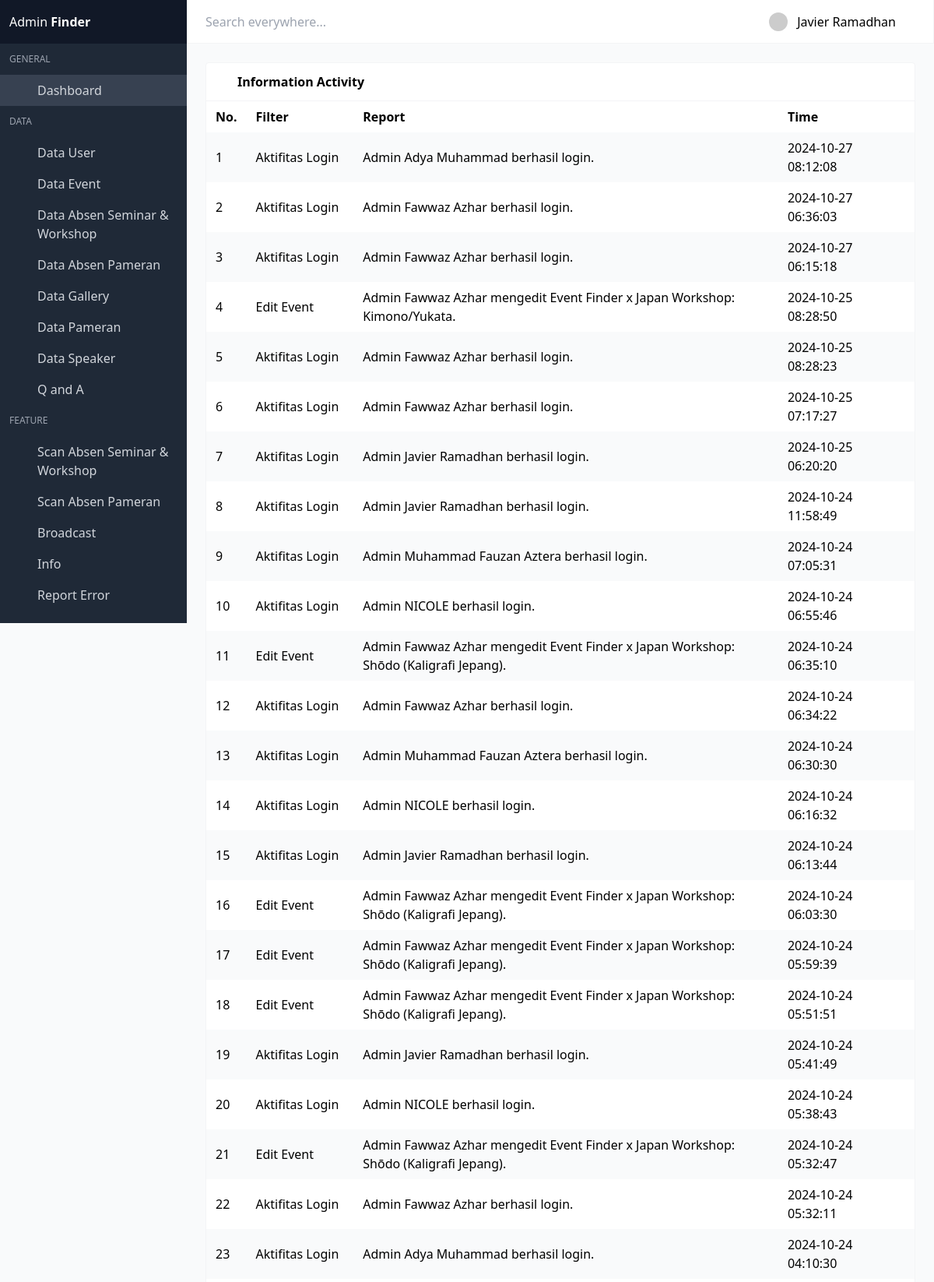
The app's page /admin-one/dist/information.php (signed in, upper part) with its own data.
### tables this page shows
CREATE TABLE `informasi` (
  `id` int(11) NOT NULL,
  `admin_id` int(11) NOT NULL,
  `report` text NOT NULL,
  `filter` varchar(50) NOT NULL,
  `created_at` timestamp NOT NULL DEFAULT current_timestamp()
);

### admin-one/dist/information.php (the view, shortened to what this page needs)
<!DOCTYPE html>
<html lang="en" class="">
<head>
    <link rel="stylesheet" href="css/main.css?v=1628755089081">
</head>
<body>
    <div id="app">
        <?php include 'navbar.php'; ?>
        <section class="section main-section">
            <?php
            include_once 'koneksi.php';
            $rows_per_page = 50;
            $current_page = isset($_GET['page']) ? $_GET['page'] : 1;
            $offset = ($current_page - 1) * $rows_per_page;
            $query_paginated = "SELECT * FROM informasi ORDER BY created_at DESC LIMIT $offset, $rows_per_page";
            $result_paginated = $koneksi->query($query_paginated);
            if (mysqli_num_rows($result_paginated) > 0) {
                ?>
                <div class="card has-table">
                    <header class="card-header">
                        <p class="card-header-title">
                            <span class="icon"><i class="mdi mdi-account-multiple"></i></span>
                            Information Activity
                        </p>
                        <a href="#" class="card-header-icon">
                            <span class="icon"><i class="mdi mdi-reload"></i></span>
                        </a>
                    </header>
                    <div class="card-content">
                        <table>
                            <thead>
                                <tr>
                                    <th>No.</th>
                                    <th>Filter</th>
                                    <th>Report</th>
                                    <th>Time</th>
                                </tr>
                            </thead>
                            <tbody>
                                <?php
                                $nomor = $offset + 1;
                                while ($row = mysqli_fetch_assoc($result_paginated)) {
                                    ?>
                                    <tr>
                                        <td data-label="Nomor"><?php echo $nomor; ?></td>
                                        <td data-label="Filter"><?php echo $row['filter']; ?></td>
                                        <td data-label="Report"><?php echo $row['report']; ?></td>
                                        <td data-label="Time"><?php echo $row['created_at']; ?></td>
                                        <td></td>
                                    </tr>
                                    <?php
                                    $nomor++;
                                }
                                ?>
                            </tbody>
                        </table>
                    </div>
                </div>
                <?php
            }
            ?>
        </section>
    </div>
    <link rel="stylesheet" href="https://cdn.materialdesignicons.com/4.9.95/css/materialdesignicons.min.css">
</body>
</html>

### records on screen
informasi: filter "Aktifitas Login", report "Admin Adya Muhammad berhasil login.", created_at "2024-10-27 08:12:08"
informasi: filter "Aktifitas Login", report "Admin Fawwaz Azhar berhasil login.", created_at "2024-10-27 06:36:03"
informasi: filter "Aktifitas Login", report "Admin Fawwaz Azhar berhasil login.", created_at "2024-10-27 06:15:18"
informasi: filter "Edit Event", report "Admin Fawwaz Azhar mengedit Event Finder x Japan Workshop: Kimono/Yukata.", created_at "2024-10-25 08:28:50"
informasi: filter "Aktifitas Login", report "Admin Fawwaz Azhar berhasil login.", created_at "2024-10-25 08:28:23"
informasi: filter "Aktifitas Login", report "Admin Fawwaz Azhar berhasil login.", created_at "2024-10-25 07:17:27"
informasi: filter "Aktifitas Login", report "Admin Javier Ramadhan berhasil login.", created_at "2024-10-25 06:20:20"
informasi: filter "Aktifitas Login", report "Admin Javier Ramadhan berhasil login.", created_at "2024-10-24 11:58:49"
informasi: filter "Aktifitas Login", report "Admin Muhammad Fauzan Aztera berhasil login.", created_at "2024-10-24 07:05:31"
informasi: filter "Aktifitas Login", report "Admin NICOLE berhasil login.", created_at "2024-10-24 06:55:46"
informasi: filter "Edit Event", report "Admin Fawwaz Azhar mengedit Event Finder x Japan Workshop: Shōdo (Kaligrafi Jepang).", created_at "2024-10-24 06:35:10"
informasi: filter "Aktifitas Login", report "Admin Fawwaz Azhar berhasil login.", created_at "2024-10-24 06:34:22"
informasi: filter "Aktifitas Login", report "Admin Muhammad Fauzan Aztera berhasil login.", created_at "2024-10-24 06:30:30"
informasi: filter "Aktifitas Login", report "Admin NICOLE berhasil login.", created_at "2024-10-24 06:16:32"
informasi: filter "Aktifitas Login", report "Admin Javier Ramadhan berhasil login.", created_at "2024-10-24 06:13:44"
informasi: filter "Edit Event", report "Admin Fawwaz Azhar mengedit Event Finder x Japan Workshop: Shōdo (Kaligrafi Jepang).", created_at "2024-10-24 06:03:30"
informasi: filter "Edit Event", report "Admin Fawwaz Azhar mengedit Event Finder x Japan Workshop: Shōdo (Kaligrafi Jepang).", created_at "2024-10-24 05:59:39"
informasi: filter "Edit Event", report "Admin Fawwaz Azhar mengedit Event Finder x Japan Workshop: Shōdo (Kaligrafi Jepang).", created_at "2024-10-24 05:51:51"
informasi: filter "Aktifitas Login", report "Admin Javier Ramadhan berhasil login.", created_at "2024-10-24 05:41:49"
informasi: filter "Aktifitas Login", report "Admin NICOLE berhasil login.", created_at "2024-10-24 05:38:43"
informasi: filter "Edit Event", report "Admin Fawwaz Azhar mengedit Event Finder x Japan Workshop: Shōdo (Kaligrafi Jepang).", created_at "2024-10-24 05:32:47"
informasi: filter "Aktifitas Login", report "Admin Fawwaz Azhar berhasil login.", created_at "2024-10-24 05:32:11"
informasi: filter "Aktifitas Login", report "Admin Adya Muhammad berhasil login.", created_at "2024-10-24 04:10:30"

### other values on screen
$_SESSION['admin_name'] "Javier Ramadhan"
